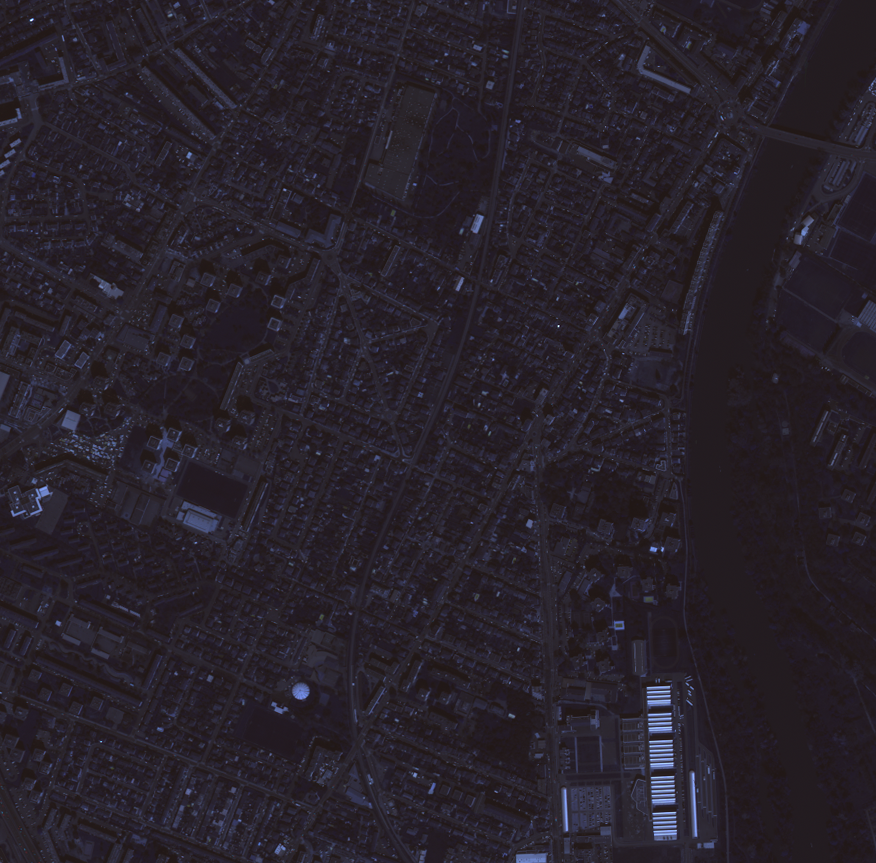
%> input picture output/rgb.png, 876 x 863 px
$ octave pansharpen.m   (GNU Octave 9; MATLAB toolbox functions it lacks are replaced by stand-ins)
%> lines starting %> are read from the running program, lines starting %| are printed output that depends on the picture
multiband = imread('rgb.png');
%> multiband is the input picture: size 863x876x3 uint8; mean R, G, B 39.8, 33.6, 42.6
uniband = imread('gray.png');
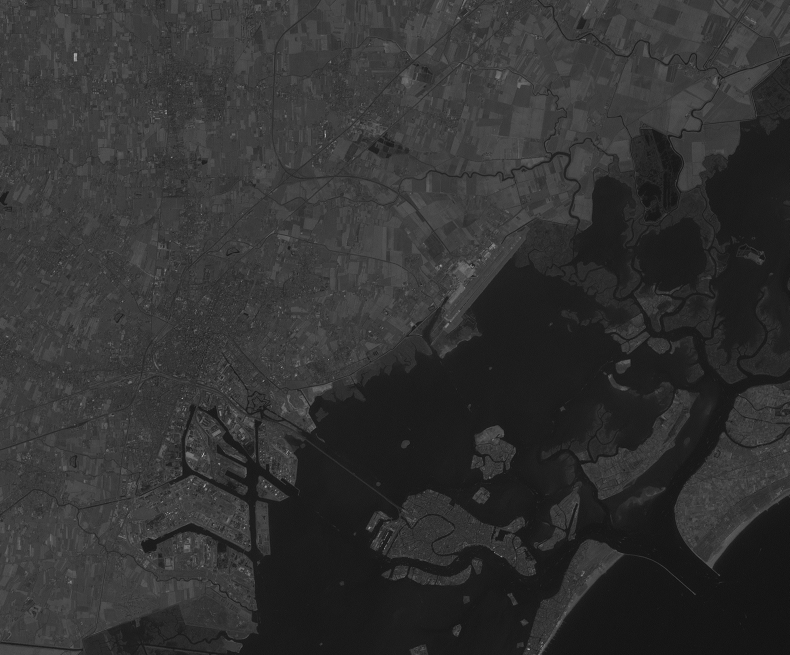
%> input picture output/output2/gray.png, 1579 x 1310 px (shown at 1/2 size)
%> uniband is the input picture: size 1310x1579 uint8; min 5, max 254, mean 50.2

% upscale multiband image (again, color image and same size than original
% but less information)
interpolated=imresize(multiband,[size(uniband,1) size(uniband,2)]);
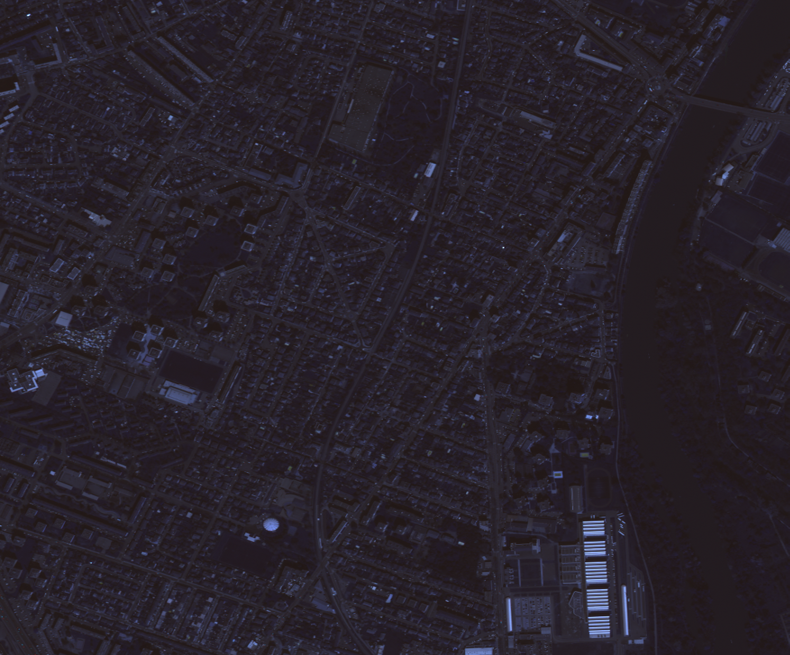
%> interpolated: size 1310x1579x3 uint8 (shown at 1/2 size); mean R, G, B 39.8, 33.6, 42.6

% reshape into a three-dimensional multivariate X = (R, G, B)
X=double(reshape(interpolated,numel(interpolated)/3,3));

% compute the components and the projections onto the PCA space
[C,Y]=pca(X);
%> C = [0.362 0.606 0.708; 0.498 0.516 -0.697; 0.788 -0.605 0.115]

% substitute the first projection by the uniband image (properly scaled in luminosity)
Z=Y;
Z(:,1)=(double(uniband(:)-min(uniband(:)))./double(max(uniband(:))-min(uniband(:))))*(max(Y(:,1))-min(Y(:,1)))+min(Y(:,1));

% Invert the projection and rescale luminosity (compute the pixels in the
% original (R, G, B) space
G=Z*C';
I = (G - min(G(:)))/(max(G(:))-min(G(:)));

% reshape from (R, G, B) multivariate to an RGB image
merged = reshape(I, size(interpolated));

imwrite(merged, 'merged.png');
